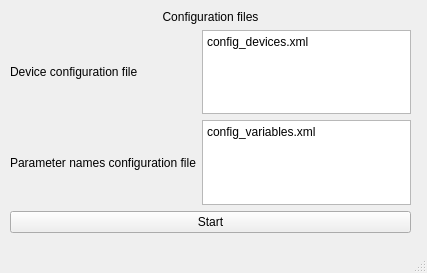
<?xml version="1.0" encoding="UTF-8"?>
<ui version="4.0">
 <class>MainWindow</class>
 <widget class="QMainWindow" name="MainWindow">
  <property name="geometry">
   <rect>
    <x>0</x>
    <y>0</y>
    <width>427</width>
    <height>273</height>
   </rect>
  </property>
  <property name="windowTitle">
   <string>MainWindow</string>
  </property>
  <widget class="QWidget" name="centralwidget">
   <widget class="QWidget" name="gridLayoutWidget">
    <property name="geometry">
     <rect>
      <x>10</x>
      <y>10</y>
      <width>401</width>
      <height>223</height>
     </rect>
    </property>
    <layout class="QGridLayout" name="gridLayout">
     <item row="3" column="0">
      <widget class="QLabel" name="Par_conf_label">
       <property name="text">
        <string>Parameter names configuration file</string>
       </property>
      </widget>
     </item>
     <item row="1" column="0" colspan="2">
      <widget class="QLabel" name="label">
       <property name="styleSheet">
        <string notr="true">font: 12pt &quot;MS Shell Dlg 2&quot;;</string>
       </property>
       <property name="text">
        <string>Configuration files</string>
       </property>
       <property name="alignment">
        <set>Qt::AlignCenter</set>
       </property>
      </widget>
     </item>
     <item row="2" column="0">
      <widget class="QLabel" name="Dev_conf_label">
       <property name="text">
        <string>Device configuration file</string>
       </property>
      </widget>
     </item>
     <item row="2" column="1">
      <widget class="QPlainTextEdit" name="Dev_conf_Edit">
       <property name="plainText">
        <string>config_devices.xml</string>
       </property>
      </widget>
     </item>
     <item row="4" column="0" colspan="2">
      <widget class="QPushButton" name="pushButton">
       <property name="text">
        <string>Start</string>
       </property>
       <property name="autoDefault">
        <bool>true</bool>
       </property>
      </widget>
     </item>
     <item row="3" column="1">
      <widget class="QPlainTextEdit" name="Par_conf_Edit">
       <property name="plainText">
        <string>config_variables.xml</string>
       </property>
      </widget>
     </item>
    </layout>
   </widget>
  </widget>
  <widget class="QMenuBar" name="menubar">
   <property name="geometry">
    <rect>
     <x>0</x>
     <y>0</y>
     <width>427</width>
     <height>21</height>
    </rect>
   </property>
  </widget>
  <widget class="QStatusBar" name="statusbar"/>
 </widget>
 <tabstops>
  <tabstop>pushButton</tabstop>
  <tabstop>Dev_conf_Edit</tabstop>
  <tabstop>Par_conf_Edit</tabstop>
 </tabstops>
 <resources/>
 <connections/>
</ui>
